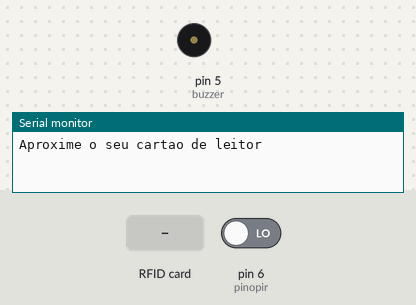
Bench run of a sketch on a simulated Arduino Uno, built with avr-gcc and run on an emulated ATmega328P. Shown: buzzer (waves = sounding), the last lines printed to the serial monitor. The inputs (shaded band) are chosen by the test bench; at power-on: pin 6 (pinopir) LOW.

Above: at 1.2 s.
1.3 s: RFID card D7 A2 33 3B held to the reader
2.8 s: pin 6 (pinopir) driven HIGH
At 3.03 s:
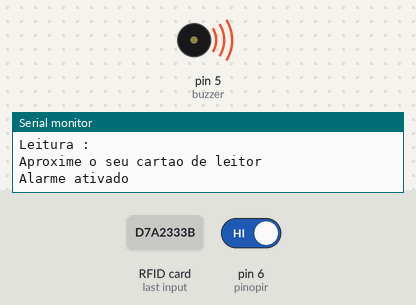
5.8 s: RFID card 9B 7C 43 41 held to the reader
8.8 s: RFID card 5E 7A 19 C4 held to the reader
11.8 s: RFID card D7 A2 33 3B held to the reader
At 11.8 s:
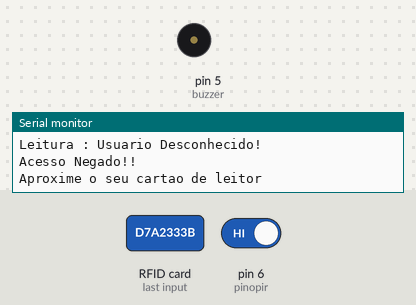
Timing chart, 0 to 14.3 s (numbered marks = the images above; inputs shaded):
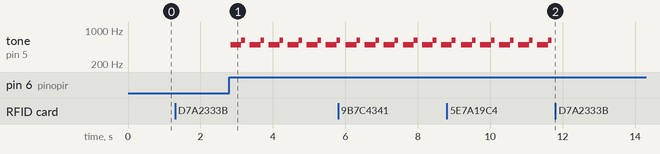

The sketch:

Alarme_RFID.ino
```cpp
//RFID - Controle de Acesso com leitor RFID 13.56

//Biblioteca do protocolo SPI
#include <SPI.h>
//Biblioteca do RFID
#include <MFRC522.h>

//Pinos de definição
#define SS_PIN 10
#define RST_PIN 9
//Cria a instacia do RFID (mfrc522)
MFRC522 mfrc522(SS_PIN, RST_PIN);

int pinopir = 6;  //Pino ligado ao sensor PIR
int acionamento;  //Variavel para guardar valor do sensor
int buzzer  = 5;
int led = 7;
bool alarme_ativado = false;
bool detectado = false;
String conteudo= "";
boolean tagVerificada = false;
//Aqui colocamos as Tags que desejamos autorizar
String tagsCadastrada[2] ={"D7 A2 33 3B","9B 7C 43 41"};

void setup()
{
  // Inicia a serial
  Serial.begin(9600);
  //inicia a conexão SPI
  SPI.begin();
  // Inicia MFRC522
  mfrc522.PCD_Init();
  Serial.println();
  //Metodo inicial (Menu)
  mensageminicial();
}

void loop()
{

  //Aguarda proximidade do cartão / tag
  bool leitura = lerCartao();
  if(leitura || alarme_ativado == true){
    if(leitura){
      //Mostra UID na serial
      Serial.print("UID da tag :");
      //String que armazenará o UID do cartão
      conteudo= "";
      //variavel que coletará os bytes lidos
      byte letra;

      //dentro deste FOR, armazena byte a byte e
      //concatena na variavel conteudo

      for (byte i = 0; i < mfrc522.uid.size; i++)
      {
         Serial.print(mfrc522.uid.uidByte[i] < 0x10 ? " 0" : " ");
         Serial.print(mfrc522.uid.uidByte[i], HEX);
         conteudo.concat(String(mfrc522.uid.uidByte[i] < 0x10 ? " 0" : " "));
         conteudo.concat(String(mfrc522.uid.uidByte[i], HEX));
      }

      Serial.println();

      //booleana que valida a tag lida
      //como autorizada ou não
      tagVerificada = false;


      Serial.print("Leitura : ");

      //coloca o valor da variavel conteudo toda em Maisculo
      conteudo.toUpperCase();
   }
    //verifica se a tag lida coincide com uma das tags
    //cadastada no array
   for(int indice =0; indice < sizeof(tagsCadastrada); indice++){
    //if (conteudo.substring(1) == "24 B4 8B 19") //UID 1
     if (conteudo.substring(1) == tagsCadastrada[0]) //UID 1
     {
      //tag encontrada
      tagVerificada = true;
      //Incia o processo novamente
      if(leitura){
        mensageminicial();
        //limpa a String conteudo para fazer nova leitura
        conteudo= "";
      }
      if(leitura)
        alarme_ativado = !alarme_ativado;

      if(leitura && alarme_ativado){
        Serial.println("Alarme ativado");
        delay(1500);
      }
      else if(alarme_ativado == false){
        Serial.println("Alarme desativado");
        noTone(buzzer);
        detectado = false;
        digitalWrite(led,LOW);
        delay(2000);
       }
     }

      if((tagVerificada == false)&&(conteudo != "")){

        //Se ambas condições forem verdadeira
        //imprime no LCD e na Serial uma mensagem de negação ao usuario
        Serial.println("Usuario Desconhecido! ");
        Serial.println("Acesso Negado!!");

        //Incia o processo novamente
        mensageminicial();
        //limpa a String conteudo para fazer nova leitura
        conteudo= "";
      }
    }
    if(alarme_ativado){
      if(!detectado)
        detectado = isDetected();
      if(detectado){
        tone(buzzer, 493.9);
        delay(300);
        tone(buzzer,622.3);
        delay(100);
        noTone(buzzer);
        delay(100);
        digitalWrite(led, HIGH);
      }
    }
  }
}
//Metodo Inicial que informa ao usuario o que deve ser feito
void mensageminicial()
{
  Serial.println();
  Serial.println("Aproxime o seu cartao de leitor");
  Serial.println();
}

boolean isDetected(){
  if (digitalRead(pinopir) == LOW)               //Sem movimento, mantem led azul ligado
    return false;
  else{                                   //Caso seja detectado um movimento, aciona o led vermelho
    return true;
 }
}
bool lerCartao(){
  if(!mfrc522.PICC_IsNewCardPresent())
    return false;

  //Seleciona o cartão / tag
  if(!mfrc522.PICC_ReadCardSerial())
    return false;
  else
    return true;
}
```

Measured:
- after the input at 2.8 s, tone on pin 5 (buzzer): silent → 493 Hz at once, then repeats every 0.53 s: 622 Hz 0.10 s, silent 0.13 s, 493 Hz 0.30 s
- after the input at 11.8 s, tone on pin 5 (buzzer): stops changing and stays silent
